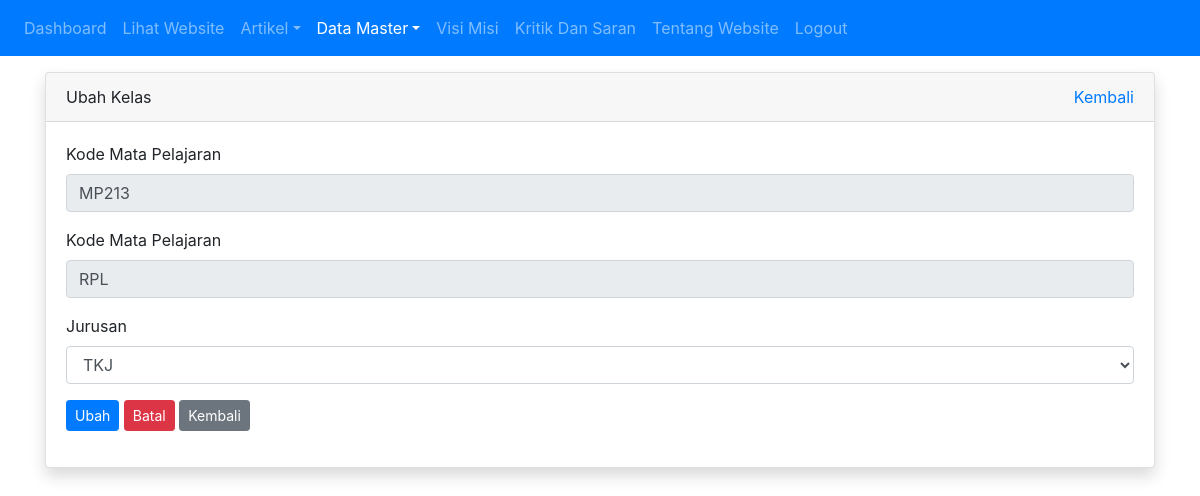
Screenshot of /admin/mapel/ubah.php?id=1 (signed in) with the database file from the repository.
### tables this page shows
CREATE TABLE `tbl_mapel` (
  `id` int(11) NOT NULL,
  `kode_mapel` varchar(255) NOT NULL,
  `mapel` varchar(255) NOT NULL,
  `id_jurusan` int(11) NOT NULL
);

CREATE TABLE `tbl_jurusan` (
  `id` int(11) NOT NULL,
  `jurusan` varchar(255) NOT NULL
);

### admin/mapel/ubah.php (the view, shortened to what this page needs)
<?php
require_once '../../koneksi.php';
$id = $_GET['id'];
$query = mysqli_query($koneksi, "SELECT * FROM tbl_mapel WHERE id = $id");
$mapel = mysqli_fetch_assoc($query);
$query_jurusan = mysqli_query($koneksi, "SELECT id, jurusan FROM tbl_jurusan");
?>
<!DOCTYPE html>
<html>
<head>
	<link rel="stylesheet" href="../../resources/css/bootstrap.min.css">
</head>
<body>
	<?php require_once '../navbar.php'; ?>
	<div class="container mt-3">
		<div class="row">
			<div class="col">
				<div class="card shadow">
					<div class="card-header">
						<div class="clearfix">
							<div class="float-left">
								Ubah Kelas
							</div>
							<div class="float-right">
								<a href="index.php">Kembali</a>
							</div>
						</div>
					</div>
					<div class="card-body">
						<form method="POST" action="proses_ubah.php?id=<?= $mapel['id'] ?>">
							<div class="form-group">
								<label for="kode_mapel">Kode Mata Pelajaran</label>
								<input type="text" readonly value="<?= $mapel['kode_mapel'] ?>" class="form-control" id="kode_mapel" placeholder="kode_mapel" autocomplete="off" required="required" name="kode_mapel">
							</div>
							<div class="form-group">
								<label for="mapel">Kode Mata Pelajaran</label>
								<input type="text" readonly value="<?= $mapel['mapel'] ?>" class="form-control" id="kode_mapel" placeholder="mapel" autocomplete="off" required="required" name="mapel">
							</div>
							<div class="form-group">
								<label for="jurusan">Jurusan</label>
								<select name="jurusan" id="jurusan" class="form-control">
									<?php while($row = mysqli_fetch_assoc($query_jurusan)) : ?>
										<option value="<?= $row['id'] ?>" <?= $mapel['id_jurusan'] == $row['id'] ? 'selected' : '' ?>><?= $row['jurusan'] ?></option>
									<?php endwhile; ?>
								</select>
							</div>
							<div class="form-group">
								<button type="submit" class="btn btn-sm btn-primary" name="ubah">Ubah</button>
								<button type="reset" class="btn btn-sm btn-danger" onclick="return confirm('apakah anda yakin?')">Batal</button>
								<a href="index.php" class="btn btn-sm btn-secondary">Kembali</a>
							</div>
						</form>
					</div>
				</div>
			</div>
		</div>
	</div>
</body>
</html>

### rows the page displays
tbl_mapel: kode_mapel "MP213", mapel "RPL", jurusan "TKJ"
